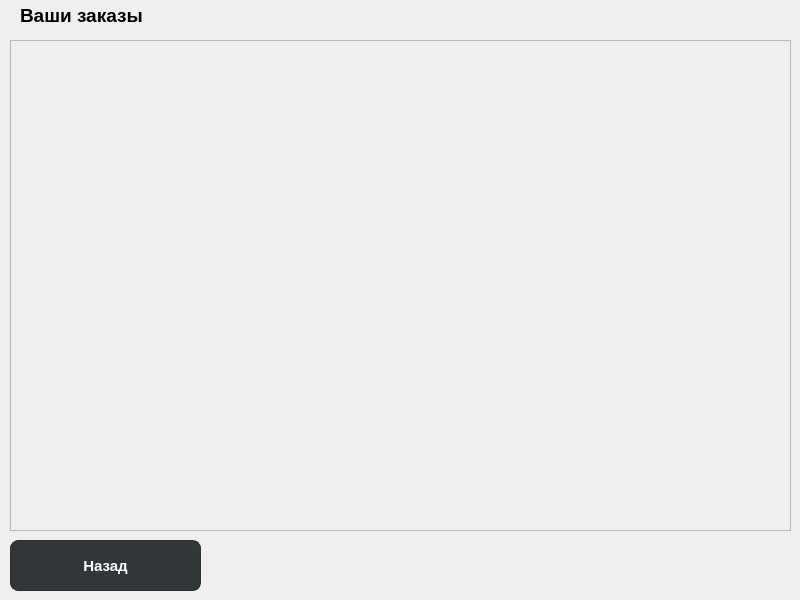
<?xml version="1.0" encoding="UTF-8"?>
<ui version="4.0">
 <class>buyerOrders</class>
 <widget class="QWidget" name="buyerOrders">
  <property name="geometry">
   <rect>
    <x>0</x>
    <y>0</y>
    <width>800</width>
    <height>600</height>
   </rect>
  </property>
  <property name="windowTitle">
   <string>buyerOrders</string>
  </property>
  <widget class="QScrollArea" name="scrollArea">
   <property name="geometry">
    <rect>
     <x>10</x>
     <y>40</y>
     <width>781</width>
     <height>491</height>
    </rect>
   </property>
   <property name="widgetResizable">
    <bool>true</bool>
   </property>
   <widget class="QWidget" name="scrollAreaWidgetContents">
    <property name="geometry">
     <rect>
      <x>0</x>
      <y>0</y>
      <width>779</width>
      <height>489</height>
     </rect>
    </property>
    <widget class="QWidget" name="widget" native="true">
     <property name="geometry">
      <rect>
       <x>-390</x>
       <y>-140</y>
       <width>549</width>
       <height>439</height>
      </rect>
     </property>
    </widget>
    <widget class="QWidget" name="verticalLayoutWidget">
     <property name="geometry">
      <rect>
       <x>10</x>
       <y>10</y>
       <width>751</width>
       <height>461</height>
      </rect>
     </property>
     <layout class="QVBoxLayout" name="verticalLayout"/>
    </widget>
   </widget>
  </widget>
  <widget class="QPushButton" name="backButton">
   <property name="geometry">
    <rect>
     <x>10</x>
     <y>540</y>
     <width>191</width>
     <height>51</height>
    </rect>
   </property>
   <property name="font">
    <font>
     <pointsize>11</pointsize>
     <bold>true</bold>
    </font>
   </property>
   <property name="styleSheet">
    <string notr="true">    QPushButton {
        background-color: #313638;
        color: white;
        border: 1px solid #2e2e2e;
        border-radius: 8px;
        padding: 10px 20px;
    }
    QPushButton:hover {
        border-color: #4e4e4e;
    }
    QPushButton:pressed {
        background-color: #1e1e1e;
}</string>
   </property>
   <property name="text">
    <string>Назад</string>
   </property>
  </widget>
  <widget class="QLabel" name="label">
   <property name="geometry">
    <rect>
     <x>20</x>
     <y>0</y>
     <width>321</width>
     <height>31</height>
    </rect>
   </property>
   <property name="font">
    <font>
     <pointsize>14</pointsize>
     <bold>true</bold>
    </font>
   </property>
   <property name="text">
    <string>Ваши заказы</string>
   </property>
  </widget>
 </widget>
 <resources/>
 <connections/>
</ui>
